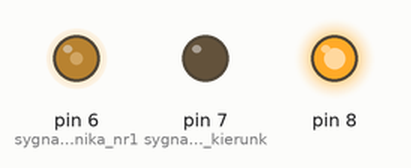
Simulated run of this sketch. Board: Arduino Uno, built with avr-gcc and run on an emulated ATmega328P. Shown: output pins drawn as LEDs (lit = HIGH).

Above: at 0.05 s.
At 6.0 s:
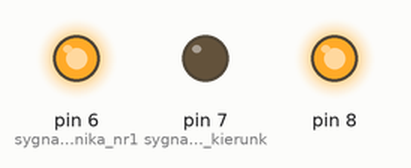
Timing chart, 0 to 6.9 s (numbered marks = the images above):
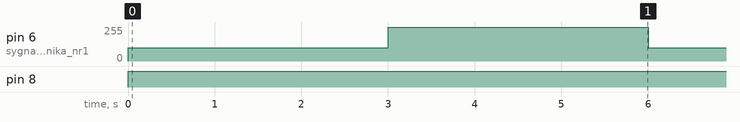

The sketch:

serwo_maxPredkosc.ino
```cpp
//MAGDALENA LIPIEC

void setup() {
  //pin 6 i 5(PWM) REGULACJA PREDKOSCI
  //pin 7,8 i 2,4 STEROWANIE KIERUNKIEM OBROTÓW

  pinMode(6, OUTPUT); //sygnal PWM silnika nr1

  //pinMode(5, OUTPUT); //sygnal PWM silnika nr2

  pinMode(7, OUTPUT); //sygnaly sterujace kierunkiem obrotow silnik nr1
  pinMode(8, OUTPUT);

  //pinMode(2, OUTPUT); //sygnaly sterujace kierunkiem obrotow silnik nr2
  //pinMode(4, OUTPUT);
}

void loop() {

 analogWrite(6, 100);  //niska predkosc obrotow silnik nr1
 digitalWrite(7, LOW);  //silnik nr1 OBROTY W LEWO
 digitalWrite(8, HIGH); //silnik nr! OBROTY W PRAWO
 delay(3000);

 analogWrite(6, 255); //maksymalna predkosc obrotow silnik nr1
 digitalWrite(7, LOW);  //silnik nr1 OBROTY W PRAWWO
 digitalWrite(8, HIGH);
 delay(3000);


}
```

Measured:
- by itself, pin 6 (sygnal_PWM_silnika_nr1): alternates 255/255 for 3.0 s and 100/255 for 3.0 s
- by itself, pin 8: LOW → HIGH at 0.00 s
